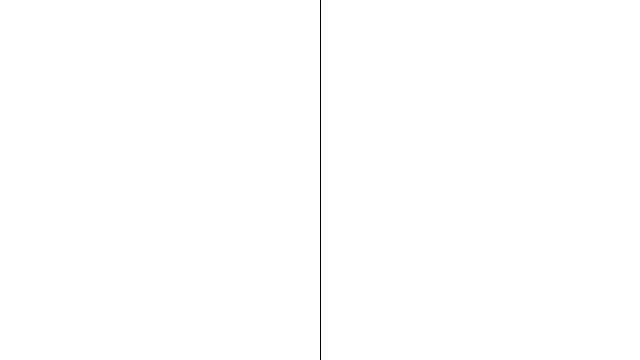
Frame 1 (no input)
Frame 60 (the mouse pressed at the canvas centre just before this capture): identical to frame 1, image omitted
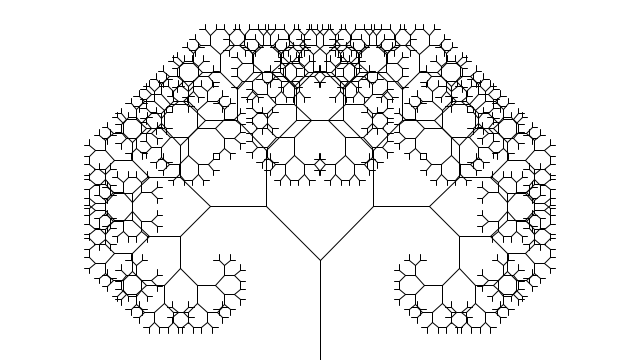
Frame 120 (the mouse held since frame 60 and released just before this capture)

The Processing sketch that drew these frames (run headless with seeded random() and noise(); from frame 60 on, the mouse is pressed at the canvas centre):

// Processing sketch: week11note_tree
// ── week11note_tree.pde
int branchHeight = 100;

void setup(){
  size(640,360);
}


void draw(){
  background(255);
  float a = (mouseX/(float)width)*90f;
  theta = radians(a);
  translate(width/2,height);
  line(0,0,0,-branchHeight);
  translate(0,-branchHeight);
  drawBranch(branchHeight);
}
float theta;
//draw a line
//within draw line function,draw two lines
void drawBranch(float h){
  h*=.75;
  if(h>5){pushMatrix();
  rotate(theta);
  line(0,0,0,-h);
  translate(0,-h);
  drawBranch(h);
  popMatrix();
  
  pushMatrix();
  rotate(-theta);
  line(0,0,0,-h);
  translate(0,-h);
  drawBranch(h);
  popMatrix();
}
  
  

}
